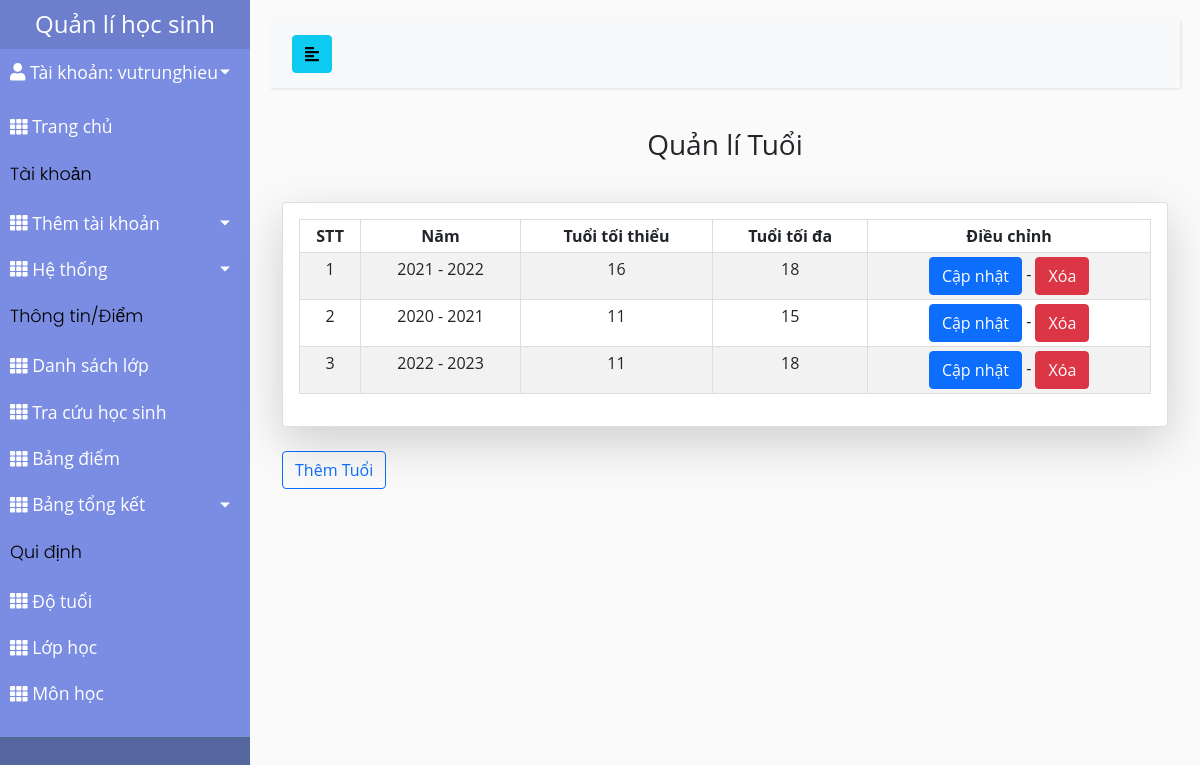
The page /quanlituoi/ (signed in) on the database its author committed.
### studentMan/models.py (models this page shows, shortened)
class CustomUser(AbstractUser):
    USER_TYPE = (('1', "Admin"), ('2', "Teacher"), ('3', "Student"))
    SEX_CATELOGY = [("1", "Nam"), ("0", "Nữ")]
    now = datetime.now().strftime('%Y-%m-%d')
    username = models.CharField(max_length=200, unique=True)
    role = models.CharField(default='1', choices=USER_TYPE, max_length=1)
    is_active = models.BooleanField(default=True)
    is_staff = models.BooleanField(default=False)
    is_superuser = models.BooleanField(default=False)
    name = models.CharField(default='', max_length=200)
    dateOfBirth = models.DateTimeField(default=datetime.strptime(now,'%Y-%m-%d'))
    sex = models.CharField(default='1', choices=SEX_CATELOGY,max_length=1)
    phone = models.CharField(default='', max_length=20)
    email = models.EmailField(default='')
    address = models.TextField(default='')
    USERNAME_FIELD = "username"
    REQUIRED_FIELDS = []
    objects = CustomUserManager()
    def __str__(self):
        return self.username

class Age(models.Model):
    year = models.CharField(max_length=200, unique=True)
    max_age = models.IntegerField(null=False)
    min_age = models.IntegerField(null=False)

### studentMan/decorators.py (the view)
        def wrapper_func(request, *args, **kwargs):
            role = CustomUser.objects.get(username=request.user.username).role
            if role:
                role = CustomUser.USER_TYPE[int(role) - 1][1]
            if role in allowed_roles:
                return view_func(request, *args, **kwargs)
            else:
                return HttpResponse('You are not authorized to view this page')

### studentMan/context_processors.py (called while the page is built)
def get_role(request):
    user = CustomUser.objects.filter(username=request.user.username)
    role = ""
    if len(user) != 0:
        role = CustomUser.USER_TYPE[int(user[0].role) - 1][1]
    return {'role': role}

### studentMan/views.py (called while the page is built)
@allowed_users(allowed_roles=['Admin'])
def quanLiTuoi(request):
    age = Age.objects.all()
    context = {'age': age}
    return render(request, 'admin_template/quanLiTuoi.html', context=context)

### studentMan/templates/admin_template/quanLiTuoi.html
{% extends 'studentMan/base.html' %}
{% load static %}
{% block content %}
    <h3 class="label">Quản lí Tuổi</h3>
    <div class="card card-body shadow-lg">
        <table class="table table-sm">
            <tr>
                <th>STT</th>
                <th>Năm</th>
                <th>Tuổi tối thiểu</th>
                <th>Tuổi tối đa</th>
                <th>Điều chỉnh</th>
            </tr>
            {% for year in age %}
                <tr>
                    <td>{{forloop.counter }}</td>
                    <td>{{year.year}}</td>
                    <td>{{year.min_age}}</td>
                    <td>{{year.max_age}}</td>
                    <td>
                        <a href="{% url 'capNhatTuoi' year.id %}" class="btn btn-primary">Cập nhật</a> -
                        <a href="{% url 'xoaTuoi' year.id %}" onclick="return confirm('Xác nhận xóa tuổi này ?')" class="btn btn-danger">Xóa</a>
                    </td>
                </tr>
            {% endfor %}
        </table>
    </div>
    <br>
    <a href="{% url 'themTuoi' %}" type="button" class="btn btn-outline-primary">Thêm Tuổi</a>
{% endblock content %}

### studentMan/templates/studentMan/sidebar_template.html (shortened to what this page needs)
{% load static %}
<aside>
    <div class="sidebar-header" style="padding: 10px 20px">
        <a href="{% url 'admin_home' %}" class="brand-link">
            <h4 class="HEADER" style="margin: 0">Quản lí học sinh</h4>
        </a>
    </div>
    <link rel="stylesheet" href="{% static './css/roles.css' %}">
    <nav>
        <ul class="list-unstyled components">
            <li class="info">
                <a href="#profileMunu" data-toggle="collapse" aria-expanded="false" class="dropdown-toggle mb-2">
                    <i class="nav-icon fas fa-user"></i>
                    Tài khoản: {{user}}
                </a>
            </li>
            {% if role == 'Admin' %}
                <li>
                    {% url 'admin_home' as admin_home %}
                    <a href="{{ admin_home }}" class="{% if admin_home == request.path %} active {% endif %}">
                        <i class="nav-icon fas fa-th"></i>
                        <span>
                            Trang chủ
                        </span>
                    </a>
                </li>
                <div class="sidebar-content"><p>Tài khoản</p></div>
                <li>
                    <a href="#accountSubmenu" data-toggle="collapse" aria-expanded="false" class="dropdown-toggle">
                        <i class="nav-icon fas fa-th"></i>
                        <span>
                            Thêm tài khoản
                        </span>
                    </a>
                </li>
                <li>
                    <a href="#listAccountSubmenu" data-toggle="collapse" aria-expanded="false" class="dropdown-toggle">
                        <i class="nav-icon fas fa-th"></i>
                            <span>Hệ thống</span>
                    </a>
                </li>
            {% endif %}
            <div class="sidebar-content"><p>Thông tin/Điểm</p></div>
            {% if role == 'Admin' or role == 'Teacher' %}
                <li>
                    {% url 'dsLop' as dsLop %}
                    <a href="{{ dsLop }}" class="{% if dsLop == request.path %} active {% endif %}">
                        <i class="nav-icon fas fa-th"></i>
                        <span>Danh sách lớp</span>
                    </a>
                </li>
            {%endif%}
            {% if role == 'Admin' or role == 'Teacher' %}
                <li>
                    {% url 'chonNienKhoaTraCuu' as chonNienKhoaTraCuu %}
                    <a href="{{ chonNienKhoaTraCuu }}"
                        class="{% if chonNienKhoaTraCuu == request.path %} active {% endif %}">
                        <i class="nav-icon fas fa-th"></i>
                        <span>
                    Tra cứu học sinh
                </span>
                    </a>
                </li>
            {% endif %}
            {% if role == 'Admin' %}
                <li>
                    {% url 'bangDiem' as bangDiem %}
                    <a href="{{ bangDiem }}"
                        class="{% if bangDiem == request.path %} active {% endif %}">
                        <i class="nav-icon fas fa-th"></i>
                        <span>
                        Bảng điểm
                    </span>
                    </a>
                </li>
            {%endif%}
            {% if role == 'Admin' %}
            <li>
                <a href="#summarySubmenu" data-toggle="collapse" aria-expanded="false" class="dropdown-toggle">
                    <i class="nav-icon fas fa-th"></i>
                    <span>
                    Bảng tổng kết
                </span>
                </a>
            </li>
            {%endif%}
            {% if role == 'Admin' %}
                <div class="sidebar-content"><p>Qui định</p></div>
                <li class="nav-item">
                    {% url 'quanLiTuoi' as quan_li_do_tuoi %}
                    <a href="{{ quan_li_do_tuoi }}"
                        class="{% if quan_li_do_tuoi == request.path %} active {% endif %}">
                        <i class="nav-icon fas fa-th"></i>
                        <span>Độ tuổi</span>
                    </a>
                </li>
                <li class="nav-item">
                    {% url 'quanLiLop' as quan_li_lop_hoc %}
                    <a href="{{ quan_li_lop_hoc }}"
                        class="{% if quan_li_lop_hoc == request.path %} active {% endif %}">
                        <i class="nav-icon fas fa-th"></i>
                        <span>Lớp học</span>
                    </a>
                </li>
                <li class="nav-item">
                    {% url 'quanLiMon' as quan_li_mon_hoc %}
                    <a href="{{ quan_li_mon_hoc }}"
                        class="{% if quan_li_mon_hoc == request.path %} active {% endif %}">
                        <i class="nav-icon fas fa-th"></i>
                        <span>Môn học</span>
                    </a>
                </li>
            {% endif %}
        </ul>
    </nav>
</aside>

### static/css/styles.css (style rules this page uses)
body { font-family: "Open Sans", sans-serif; background: #fafafa; position: relative }
p { font-family: 'Poppins', sans-serif; font-size: 1.1em; font-weight: 300; line-height: 1.7em; color: #999; }
a, a:hover, a:focus { color: inherit; text-decoration: none; transition: all 0.3s; }
#sidebar .sidebar-header { padding: 20px; background: #6d7fcc; }
#sidebar .sidebar-content { color: #000; }
#sidebar ul.components { padding: 20px 0; border-bottom: 1px solid #47748b; }
#sidebar ul p { color: #000; padding: 10px; margin-bottom: 0; }
#sidebar ul li a { padding: 10px; font-size: 1.1em; display: block; }
a[data-toggle="collapse"] { position: relative; }
.dropdown-toggle::after { display: block; position: absolute; top: 50%; right: 20px; transform: translateY(-50%); }
#content .label { text-align: center; margin-bottom: 40px; }

### static/css/styles_table.css (style rules this page uses)
table, td, th { border: 1px solid #ddd; text-align: center; }
table { border-collapse: collapse; width: 100%; }
th, td { padding: 15px; }
tr:nth-child(even) { background-color: #f2f2f2; }

### static/css/roles.css (style rules this page uses)
.HEADER { text-align: center; }
.list-unstyled.components { padding-top: 0 !important; background-color: #7A8DE3FF; }

### rows shown on the page
CustomUser: username "vutrunghieu"
Age: year "2021 - 2022", min_age "16", max_age "18"
Age: year "2020 - 2021", min_age "11", max_age "15"
Age: year "2022 - 2023", min_age "11", max_age "18"
